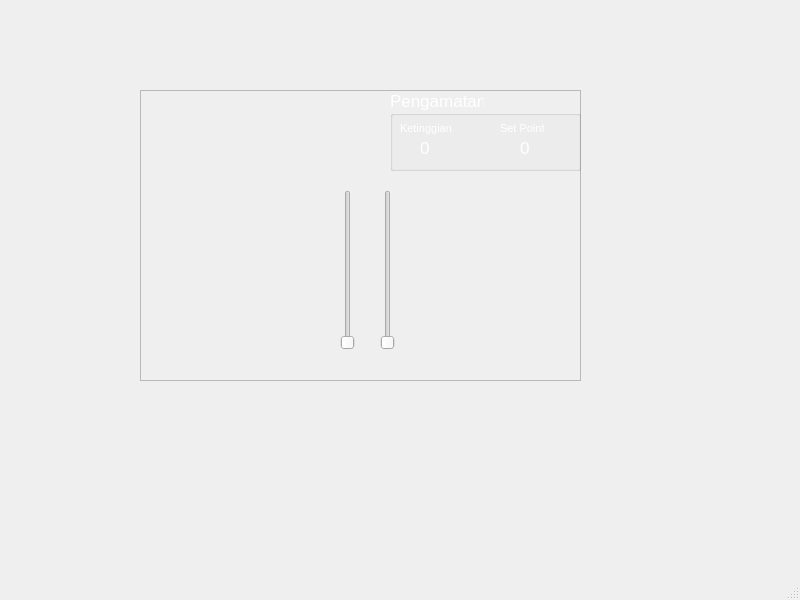
<?xml version="1.0" encoding="UTF-8"?>
<ui version="4.0">
 <class>MainWindow</class>
 <widget class="QMainWindow" name="MainWindow">
  <property name="geometry">
   <rect>
    <x>0</x>
    <y>0</y>
    <width>800</width>
    <height>600</height>
   </rect>
  </property>
  <property name="windowTitle">
   <string>MainWindow</string>
  </property>
  <widget class="QWidget" name="centralwidget">
   <widget class="QFrame" name="frame">
    <property name="geometry">
     <rect>
      <x>140</x>
      <y>90</y>
      <width>441</width>
      <height>291</height>
     </rect>
    </property>
    <property name="frameShape">
     <enum>QFrame::StyledPanel</enum>
    </property>
    <property name="frameShadow">
     <enum>QFrame::Raised</enum>
    </property>
    <widget class="QGroupBox" name="groupBox">
     <property name="geometry">
      <rect>
       <x>250</x>
       <y>0</y>
       <width>191</width>
       <height>81</height>
      </rect>
     </property>
     <property name="palette">
      <palette>
       <active>
        <colorrole role="WindowText">
         <brush brushstyle="SolidPattern">
          <color alpha="255">
           <red>255</red>
           <green>255</green>
           <blue>255</blue>
          </color>
         </brush>
        </colorrole>
        <colorrole role="Button">
         <brush brushstyle="SolidPattern">
          <color alpha="255">
           <red>13</red>
           <green>0</green>
           <blue>66</blue>
          </color>
         </brush>
        </colorrole>
        <colorrole role="Light">
         <brush brushstyle="SolidPattern">
          <color alpha="255">
           <red>19</red>
           <green>0</green>
           <blue>99</blue>
          </color>
         </brush>
        </colorrole>
        <colorrole role="Midlight">
         <brush brushstyle="SolidPattern">
          <color alpha="255">
           <red>16</red>
           <green>0</green>
           <blue>82</blue>
          </color>
         </brush>
        </colorrole>
        <colorrole role="Dark">
         <brush brushstyle="SolidPattern">
          <color alpha="255">
           <red>6</red>
           <green>0</green>
           <blue>33</blue>
          </color>
         </brush>
        </colorrole>
        <colorrole role="Mid">
         <brush brushstyle="SolidPattern">
          <color alpha="255">
           <red>8</red>
           <green>0</green>
           <blue>44</blue>
          </color>
         </brush>
        </colorrole>
        <colorrole role="Text">
         <brush brushstyle="SolidPattern">
          <color alpha="255">
           <red>255</red>
           <green>255</green>
           <blue>255</blue>
          </color>
         </brush>
        </colorrole>
        <colorrole role="BrightText">
         <brush brushstyle="SolidPattern">
          <color alpha="255">
           <red>255</red>
           <green>255</green>
           <blue>255</blue>
          </color>
         </brush>
        </colorrole>
        <colorrole role="ButtonText">
         <brush brushstyle="SolidPattern">
          <color alpha="255">
           <red>255</red>
           <green>255</green>
           <blue>255</blue>
          </color>
         </brush>
        </colorrole>
        <colorrole role="Base">
         <brush brushstyle="SolidPattern">
          <color alpha="255">
           <red>0</red>
           <green>0</green>
           <blue>0</blue>
          </color>
         </brush>
        </colorrole>
        <colorrole role="Window">
         <brush brushstyle="SolidPattern">
          <color alpha="255">
           <red>13</red>
           <green>0</green>
           <blue>66</blue>
          </color>
         </brush>
        </colorrole>
        <colorrole role="Shadow">
         <brush brushstyle="SolidPattern">
          <color alpha="255">
           <red>0</red>
           <green>0</green>
           <blue>0</blue>
          </color>
         </brush>
        </colorrole>
        <colorrole role="AlternateBase">
         <brush brushstyle="SolidPattern">
          <color alpha="255">
           <red>6</red>
           <green>0</green>
           <blue>33</blue>
          </color>
         </brush>
        </colorrole>
        <colorrole role="ToolTipBase">
         <brush brushstyle="SolidPattern">
          <color alpha="255">
           <red>255</red>
           <green>255</green>
           <blue>220</blue>
          </color>
         </brush>
        </colorrole>
        <colorrole role="ToolTipText">
         <brush brushstyle="SolidPattern">
          <color alpha="255">
           <red>0</red>
           <green>0</green>
           <blue>0</blue>
          </color>
         </brush>
        </colorrole>
        <colorrole role="PlaceholderText">
         <brush brushstyle="SolidPattern">
          <color alpha="128">
           <red>255</red>
           <green>255</green>
           <blue>255</blue>
          </color>
         </brush>
        </colorrole>
       </active>
       <inactive>
        <colorrole role="WindowText">
         <brush brushstyle="SolidPattern">
          <color alpha="255">
           <red>255</red>
           <green>255</green>
           <blue>255</blue>
          </color>
         </brush>
        </colorrole>
        <colorrole role="Button">
         <brush brushstyle="SolidPattern">
          <color alpha="255">
           <red>13</red>
           <green>0</green>
           <blue>66</blue>
          </color>
         </brush>
        </colorrole>
        <colorrole role="Light">
         <brush brushstyle="SolidPattern">
          <color alpha="255">
           <red>19</red>
           <green>0</green>
           <blue>99</blue>
          </color>
         </brush>
        </colorrole>
        <colorrole role="Midlight">
         <brush brushstyle="SolidPattern">
          <color alpha="255">
           <red>16</red>
           <green>0</green>
           <blue>82</blue>
          </color>
         </brush>
        </colorrole>
        <colorrole role="Dark">
         <brush brushstyle="SolidPattern">
          <color alpha="255">
           <red>6</red>
           <green>0</green>
           <blue>33</blue>
          </color>
         </brush>
        </colorrole>
        <colorrole role="Mid">
         <brush brushstyle="SolidPattern">
          <color alpha="255">
           <red>8</red>
           <green>0</green>
           <blue>44</blue>
          </color>
         </brush>
        </colorrole>
        <colorrole role="Text">
         <brush brushstyle="SolidPattern">
          <color alpha="255">
           <red>255</red>
           <green>255</green>
           <blue>255</blue>
          </color>
         </brush>
        </colorrole>
        <colorrole role="BrightText">
         <brush brushstyle="SolidPattern">
          <color alpha="255">
           <red>255</red>
           <green>255</green>
           <blue>255</blue>
          </color>
         </brush>
        </colorrole>
        <colorrole role="ButtonText">
         <brush brushstyle="SolidPattern">
          <color alpha="255">
           <red>255</red>
           <green>255</green>
           <blue>255</blue>
          </color>
         </brush>
        </colorrole>
        <colorrole role="Base">
         <brush brushstyle="SolidPattern">
          <color alpha="255">
           <red>0</red>
           <green>0</green>
           <blue>0</blue>
          </color>
         </brush>
        </colorrole>
        <colorrole role="Window">
         <brush brushstyle="SolidPattern">
          <color alpha="255">
           <red>13</red>
           <green>0</green>
           <blue>66</blue>
          </color>
         </brush>
        </colorrole>
        <colorrole role="Shadow">
         <brush brushstyle="SolidPattern">
          <color alpha="255">
           <red>0</red>
           <green>0</green>
           <blue>0</blue>
          </color>
         </brush>
        </colorrole>
        <colorrole role="AlternateBase">
         <brush brushstyle="SolidPattern">
          <color alpha="255">
           <red>6</red>
           <green>0</green>
           <blue>33</blue>
          </color>
         </brush>
        </colorrole>
        <colorrole role="ToolTipBase">
         <brush brushstyle="SolidPattern">
          <color alpha="255">
           <red>255</red>
           <green>255</green>
           <blue>220</blue>
          </color>
         </brush>
        </colorrole>
        <colorrole role="ToolTipText">
         <brush brushstyle="SolidPattern">
          <color alpha="255">
           <red>0</red>
           <green>0</green>
           <blue>0</blue>
          </color>
         </brush>
        </colorrole>
        <colorrole role="PlaceholderText">
         <brush brushstyle="SolidPattern">
          <color alpha="128">
           <red>255</red>
           <green>255</green>
           <blue>255</blue>
          </color>
         </brush>
        </colorrole>
       </inactive>
       <disabled>
        <colorrole role="WindowText">
         <brush brushstyle="SolidPattern">
          <color alpha="255">
           <red>6</red>
           <green>0</green>
           <blue>33</blue>
          </color>
         </brush>
        </colorrole>
        <colorrole role="Button">
         <brush brushstyle="SolidPattern">
          <color alpha="255">
           <red>13</red>
           <green>0</green>
           <blue>66</blue>
          </color>
         </brush>
        </colorrole>
        <colorrole role="Light">
         <brush brushstyle="SolidPattern">
          <color alpha="255">
           <red>19</red>
           <green>0</green>
           <blue>99</blue>
          </color>
         </brush>
        </colorrole>
        <colorrole role="Midlight">
         <brush brushstyle="SolidPattern">
          <color alpha="255">
           <red>16</red>
           <green>0</green>
           <blue>82</blue>
          </color>
         </brush>
        </colorrole>
        <colorrole role="Dark">
         <brush brushstyle="SolidPattern">
          <color alpha="255">
           <red>6</red>
           <green>0</green>
           <blue>33</blue>
          </color>
         </brush>
        </colorrole>
        <colorrole role="Mid">
         <brush brushstyle="SolidPattern">
          <color alpha="255">
           <red>8</red>
           <green>0</green>
           <blue>44</blue>
          </color>
         </brush>
        </colorrole>
        <colorrole role="Text">
         <brush brushstyle="SolidPattern">
          <color alpha="255">
           <red>6</red>
           <green>0</green>
           <blue>33</blue>
          </color>
         </brush>
        </colorrole>
        <colorrole role="BrightText">
         <brush brushstyle="SolidPattern">
          <color alpha="255">
           <red>255</red>
           <green>255</green>
           <blue>255</blue>
          </color>
         </brush>
        </colorrole>
        <colorrole role="ButtonText">
         <brush brushstyle="SolidPattern">
          <color alpha="255">
           <red>6</red>
           <green>0</green>
           <blue>33</blue>
          </color>
         </brush>
        </colorrole>
        <colorrole role="Base">
         <brush brushstyle="SolidPattern">
          <color alpha="255">
           <red>13</red>
           <green>0</green>
           <blue>66</blue>
          </color>
         </brush>
        </colorrole>
        <colorrole role="Window">
         <brush brushstyle="SolidPattern">
          <color alpha="255">
           <red>13</red>
           <green>0</green>
           <blue>66</blue>
          </color>
         </brush>
        </colorrole>
        <colorrole role="Shadow">
         <brush brushstyle="SolidPattern">
          <color alpha="255">
           <red>0</red>
           <green>0</green>
           <blue>0</blue>
          </color>
         </brush>
        </colorrole>
        <colorrole role="AlternateBase">
         <brush brushstyle="SolidPattern">
          <color alpha="255">
           <red>13</red>
           <green>0</green>
           <blue>66</blue>
          </color>
         </brush>
        </colorrole>
        <colorrole role="ToolTipBase">
         <brush brushstyle="SolidPattern">
          <color alpha="255">
           <red>255</red>
           <green>255</green>
           <blue>220</blue>
          </color>
         </brush>
        </colorrole>
        <colorrole role="ToolTipText">
         <brush brushstyle="SolidPattern">
          <color alpha="255">
           <red>0</red>
           <green>0</green>
           <blue>0</blue>
          </color>
         </brush>
        </colorrole>
        <colorrole role="PlaceholderText">
         <brush brushstyle="SolidPattern">
          <color alpha="128">
           <red>255</red>
           <green>255</green>
           <blue>255</blue>
          </color>
         </brush>
        </colorrole>
       </disabled>
      </palette>
     </property>
     <property name="font">
      <font>
       <pointsize>13</pointsize>
      </font>
     </property>
     <property name="autoFillBackground">
      <bool>false</bool>
     </property>
     <property name="title">
      <string>Pengamatan</string>
     </property>
     <widget class="QLabel" name="label">
      <property name="geometry">
       <rect>
        <x>10</x>
        <y>30</y>
        <width>61</width>
        <height>16</height>
       </rect>
      </property>
      <property name="font">
       <font>
        <pointsize>8</pointsize>
       </font>
      </property>
      <property name="text">
       <string>Ketinggian</string>
      </property>
     </widget>
     <widget class="QLabel" name="labelTinggi">
      <property name="geometry">
       <rect>
        <x>30</x>
        <y>50</y>
        <width>16</width>
        <height>16</height>
       </rect>
      </property>
      <property name="text">
       <string>0</string>
      </property>
     </widget>
     <widget class="QLabel" name="label_3">
      <property name="geometry">
       <rect>
        <x>130</x>
        <y>50</y>
        <width>16</width>
        <height>16</height>
       </rect>
      </property>
      <property name="text">
       <string>0</string>
      </property>
     </widget>
     <widget class="QLabel" name="label_4">
      <property name="geometry">
       <rect>
        <x>110</x>
        <y>30</y>
        <width>61</width>
        <height>16</height>
       </rect>
      </property>
      <property name="font">
       <font>
        <pointsize>8</pointsize>
       </font>
      </property>
      <property name="text">
       <string>Set Point</string>
      </property>
     </widget>
    </widget>
    <widget class="QSlider" name="sliderAir">
     <property name="geometry">
      <rect>
       <x>200</x>
       <y>100</y>
       <width>16</width>
       <height>160</height>
      </rect>
     </property>
     <property name="maximum">
      <number>100</number>
     </property>
     <property name="orientation">
      <enum>Qt::Vertical</enum>
     </property>
    </widget>
    <widget class="QSlider" name="verticalSlider_2">
     <property name="geometry">
      <rect>
       <x>240</x>
       <y>100</y>
       <width>16</width>
       <height>160</height>
      </rect>
     </property>
     <property name="maximum">
      <number>100</number>
     </property>
     <property name="orientation">
      <enum>Qt::Vertical</enum>
     </property>
    </widget>
   </widget>
  </widget>
  <widget class="QMenuBar" name="menubar">
   <property name="geometry">
    <rect>
     <x>0</x>
     <y>0</y>
     <width>800</width>
     <height>21</height>
    </rect>
   </property>
  </widget>
  <widget class="QStatusBar" name="statusbar"/>
 </widget>
 <resources/>
 <connections/>
</ui>
